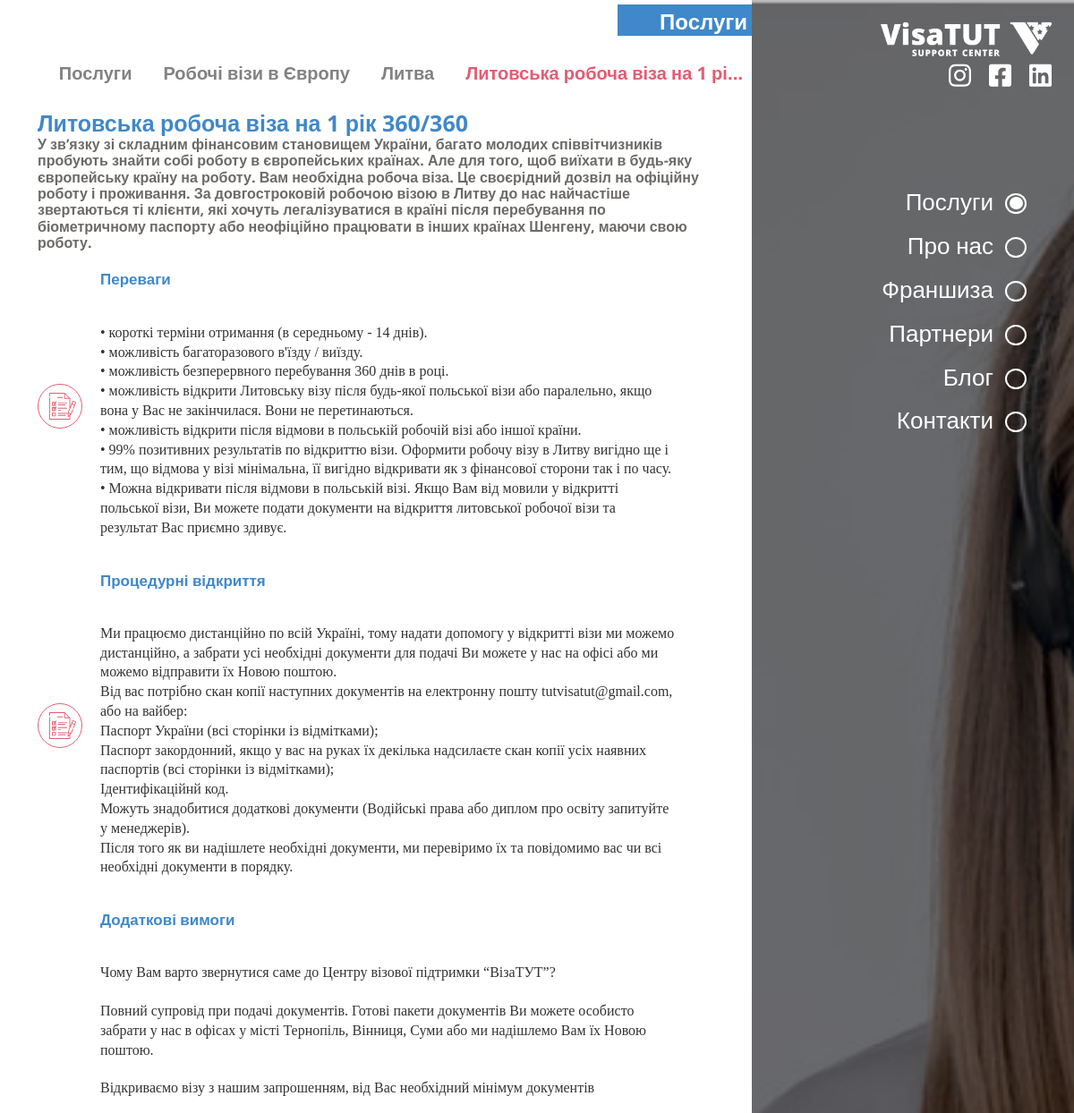
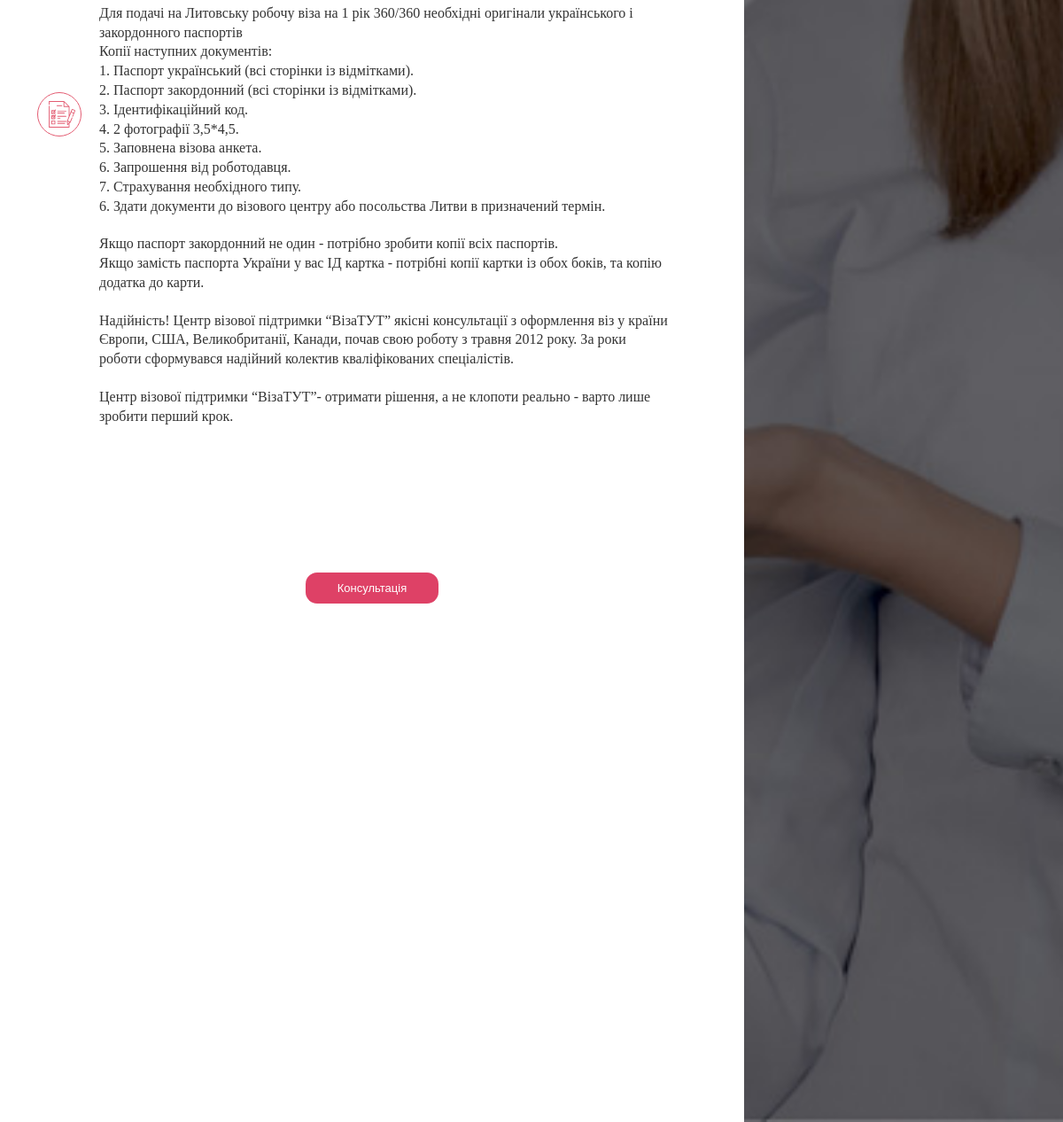
The app's page /service/1/1/1/ with its own data (2 pictures, top to bottom).
### project/service/models.py (models this page shows, shortened)
class ServiceCategory(MetaData):
    title           = models.CharField(verbose_name=('Назва'), max_length=255, blank=True, null=True)
    image       = models.ImageField(verbose_name=("Зображення"), blank=True, null=True, upload_to='service_category/')
    updated         = models.DateTimeField(verbose_name='Змінено', auto_now=True)
    class Meta:
        verbose_name = ('Категорія послуг')
        verbose_name_plural = ('Категорії послуг')

class Country(MetaData):
    title           = models.CharField(verbose_name=("Назва"), max_length=255, blank=True, null=True,)
    image           = models.ImageField(verbose_name=("Зображення"), blank=True, null=True, upload_to='country/')
    categories      = models.ManyToManyField(verbose_name=("Категорії послуг"), to='service.ServiceCategory', related_name='countries', blank=True)
    updated         = models.DateTimeField(verbose_name='Змінено', auto_now=True)
    class Meta:
        verbose_name = 'Країна'
        verbose_name_plural = 'Країни'

class Service(MetaData):
    title           = models.CharField(verbose_name=('Заголовок'), max_length=255, blank=True, null=True,)
    countries       = models.ForeignKey(verbose_name=("Країна"), to="service.Country", on_delete=models.CASCADE, related_name='services', blank=True, null=True)
    header          = models.TextField(verbose_name=("Підзаголовок"), blank=True, null=True, max_length=1000)
    advantages      = HTMLField(verbose_name=("Переваги"),            blank=True, null=True)
    procedure       = HTMLField(verbose_name=("Процедура відкриття"), blank=True, null=True)
    addition        = HTMLField(verbose_name=("Додаткові вимоги"),    blank=True, null=True)
    updated         = models.DateTimeField(verbose_name='Змінено', auto_now=True)
    class Meta:
        verbose_name = 'Послуга країни'
        verbose_name_plural = 'Послуги країн'

### project/views.py (the view)
# urls.py: path('service/<country_pk>/<service_category_pk>/<post_id>/',   service,      name='service'),
def service(request, country_pk, service_category_pk, post_id):
    country             = Country.objects.get(pk=country_pk)
    country_services    = Service.objects.filter(countries__id__in=[country.pk,])
    service_category    = ServiceCategory.objects.get(pk=service_category_pk)
    service             = Service.objects.get(pk=post_id)
    return render(request, 'service.html', locals())

### templates/service.html (shortened to what this page needs)
<!DOCTYPE html>
<html lang="en">
<head>
	<link rel="stylesheet" href="/static/css/jquery.fancybox.min.css">
	<link rel="stylesheet" href="/static/css/style.css?v=2">
</head>
<body class="services_fixed">
	<div class="nav-bar">
		<a class="logo_link" href="#">
			<div class="logo-wrap">
				<img src="/static/img/logo.png" alt="">
			</div>
		</a>
		<div class="hidden_nav-bar">
			<div data-index="2" data-menuanchor="secondPage" class="hidden_name slide psevdo_link">
				<div class="psevdo_point">
					<div class="psevdo_sub-point psevdo_sub-point_active">
					</div>
				</div>
				<a href="#secondPage">
					Послуги
				</a>
			</div>
			<div data-index="3" data-menuanchor="3thPage" class="hidden_name slide psevdo_link">
				<div class="psevdo_point">
					<div class="psevdo_sub-point">
					</div>
				</div>
				<a href="#3thPage">
					Про нас
				</a>
			</div>
			<div data-index="4" data-menuanchor="4thpage" class="hidden_name slide psevdo_link">
				<div class="psevdo_point">
					<div class="psevdo_sub-point">
					</div>
				</div>
				<a href="#4thpage">
					Франшиза
				</a>
			</div>
			<div data-index="5" data-menuanchor="5thpage" class="hidden_name slide psevdo_link">
				<div class="psevdo_point">
					<div class="psevdo_sub-point">
					</div>
				</div>
				<a href="#5thpage">
					Партнери
				</a>
			</div>
			<div data-index="6" data-menuanchor="6thpage" class="hidden_name slide psevdo_link">
				<div class="psevdo_point">
					<div class="psevdo_sub-point">
					</div>
				</div>
				<a href="#6thpage">
					Блог
				</a>
			</div>
			<div data-index="7" data-menuanchor="7thpage" class="hidden_name slide psevdo_link">
				<div class="psevdo_point">
					<div class="psevdo_sub-point">
					</div>
				</div>
				<a href="#7thpage">
					Контакти
				</a>
			</div>
		</div>
		  <div class="sociate-block">
			<div class="sociate-prof">
			</div>
			<div class="sociate-prof">
			</div>
			<div class="sociate-prof">
			</div>
		</div>
	</div>
		<section id="sect2" class="sect_name section sect2 services2">
			<div class="default-block">
				<div class="default-content">
					<div class="main__title">
						<h1 class="title_name">
							Послуги
						</h1>
					</div>
					<div class="mini-navigation-block">
						<div data-nav="nav1" data-scheme="101" class="nav_name nav_name_link nav_name_first">
							Послуги
						</div>
						<div data-scheme="{{ service_category.pk }}" class="nav_name nav_name_link">
							{{service_category.title|truncatechars_html:30}}
						</div>
						<div class="nav_name">
							<a href="{% url 'services' country.pk service_category.pk %}">
								{{ country.title|truncatechars_html:30 }}
							</a>
						</div>
						<div class="nav_name nav_name_active">
							{{ service.title|truncatechars_html:30 }}
						</div>
					</div>
					<div class="blog-block normalScroll">
						<div class="main_service_title">
							{{ service.title }}
						</div>
						<div class="sub_service_text">
							{{ service.header }}
						</div>
						<div class="services_flex-block">
							{% include '_svg_service.html' %}
							<div class="content_num-block">
								<div class="content_num">
									Переваги
								</div>
								<div class="sub_content_num">
									{{ service.advantages|safe }}
								</div>
							</div>
						</div>
						<div class="services_flex-block">
							{% include '_svg_service.html' %}
							<div class="content_num-block">
								<div class="content_num">
									Процедурні відкриття
								</div>
								<div class="sub_content_num">
									{{ service.procedure|safe }}
								</div>
							</div>
						</div>
						<div class="services_flex-block">
							{% include '_svg_service.html' %}
							<div class="content_num-block">
								<div class="content_num">
									Додаткові вимоги
								</div>
								<div class="sub_content_num">
									{{ service.addition|safe }}
								</div>
							</div>
						</div>
					</div>
					<div class="header-btn form_consultation" data-src='#form_cons'>
						Консультація
					</div>
				</div>
				<div class="default-image default-image-1">
				</div>
			</div>
		</section>
</body>
</html>

### static/css/style.css (style rules this page uses)
html { line-height:1.15;-webkit-text-size-adjust:100% }
body { margin:0 }
h1 { font-size:2em;margin:0.67em 0 }
a { background-color:transparent }
img { border-style:none }
@media (min-width: 996px) { body,html { overflow:hidden } }
.default-image { height:100vh }
.default-image-1 { background:url("../img/bg-2.jpg") no-repeat center top/cover }
.hidden_nav-bar { position:fixed;align-items:center;right:40px;top:300px;z-index:9999 }
.hidden_name { flex:1;color:#fff;font-size:26px;flex:1;text-align:right;margin-right:15px;cursor:pointer;margin-top:19px }
.hidden_name a { text-decoration:none;color:#fff }
body { position:relative }
.nav-bar { top:20px;right:20px;position:fixed;z-index:999 }
.logo-wrap { width:200px }
.logo-wrap img { width:100% }
.svg_soc { color:#fff;transform:all .2s;width:25px;cursor:pointer;margin-left:20px }
.sociate-block { display:flex;align-items:center;margin-left:60px }
.sociate-prof { transition:all .2s }
.sect_name { position:relative;height:100vh !important;overflow-x:hidden }
.header-btn { border-radius:13px;display:flex;justify-content:center;background-color:#de4166;padding:11px 10px;font-size:13px;width:150px;align-self:center;cursor:pointer;margin-top:15px;align-self:center;color:#fff;line-height:1;margin:0 auto;margin-top:10px }
.logo_link { display:block;height:50px }
.sect2 { overflow:hidden }
.default-block { height:100vh;display:flex }
.default-content { background:#fff;position:relative;width:45%;overflow:hidden;transition:all .4s }
.default-image { width:55%;transition:all .4s }
.main__title { position:relative;display:flex;justify-content:flex-end }
.title_name { align-self:center;margin:0;color:#fff;text-align:right;font-size:1.5em;right:0;height:35px;width:150px;padding:5px 5px 0 0;background-color:#4088c9;color:#fff;text-align:right;font-size:1.5em;align-self:flex-end;margin-top:5px }
.mini-navigation-block { display:flex;align-items:center;justify-content:flex-end;margin:30px 0 }
.nav_name { cursor:pointer;color:#818281;font-size:20px;font-weight:700;text-align:center;transition:all .2s }
.nav_name_active { cursor:pointer;color:#e35c72;margin-right:10px }
.main_service_title { color:#4088c9;font-size:25px;font-weight:700 }
.sub_service_text { color:#6c6a67;font-weight:700 }
.services_flex-block { display:flex;align-items:center }
.content_num-block { display:flex;flex-direction:column;width:85% }
.content_num { color:#4088c9;font-size:17px;line-height:1.42857143;margin:10px 0;font-weight:700 }
.sub_content_num { line-height:1.3;margin-top:10px;color:#6c6a67 }
@media (max-width: 1449px) { .default-content { width:60% } }
@media (max-width: 1449px) { .default-image { width:40% } }
.blog-block { display:flex;flex-direction:column;height:100%;overflow:auto;margin-top:10px;padding-bottom:60px }
.services2 .nav_name a { text-decoration:none;color:#818281;transition:all .2s }
.services2 .default-content { width:70% }
.services2 .default-image { width:30% }
.services2 .blog-block { padding-bottom:150px }
.services_fixed .blog-block { width:90%;height:70%;margin:0 auto }
.services_fixed .services_flex-block { margin-top:10px }
.services_fixed .hidden_name { display:flex;align-items:center;flex-direction:row-reverse }
.services_fixed .psevdo_point { box-shadow:0 0 0 2px #fff;width:20px;height:19px;border-radius:50%;position:relative;display:flex;justify-content:center;align-self:center;margin-left:15px;margin-top:3px }
.services_fixed .psevdo_sub-point { width:16px;height:15px;align-self:center;border-radius:100%;display:inline-block;text-decoration:none;position:absolute }
.services_fixed .psevdo_sub-point_active { width:15px;height:14px;align-self:center;border-radius:100%;display:inline-block;text-decoration:none;position:absolute;color:#fff;background-color:#fff;top:2.5px;left:3px }
.header-btn { margin-top:10px }
body { position:relative;padding:0;margin:0;font-family:'Open Sans', sans-serif;font-weight:400;background-color:#fff }
*,*:after,*:before { box-sizing:border-box }
.normalScroll { overflow:auto }

### records on screen
ServiceCategory: title "Робочі візи в Європу"
Country: title "Литва"
Service: title "Литовська робоча віза на 1 рі…", title "Литовська робоча віза на 1 рік 360/360", header "У зв’язку зі складним фінансовим становищем України, багато молодих співвітчизників пробують знайти собі роботу в європейських країнах. Але для того, щоб виїхати в будь-яку європейську країну на роботу. Вам необхідна робоча віза. Це своєрідний дозвіл на офіційну роботу і проживання. За довгостроковій робочою візою в Литву до нас найчастіше звертаються ті клієнти, які хочуть легалізуватися в країні після перебування по біометричному паспорту або неофіційно працювати в інших країнах Шенгену, маючи свою роботу.", advantages "• короткі терміни отримання (в середньому - 14 днів). • можливість багаторазового в'їзду / виїзду. • можливість безперервного перебування 360 днів в році. • можливість відкрити Литовську візу після будь-якої польської візи або паралельно, якщо вона у Вас не закінчилася. Вони не перетинаються. • можливість відкрити після відмови в польській робочій візі або іншої країни. • 99% позитивних результатів по відкриттю візи. Оформити робочу візу в Литву вигідно ще і тим, що відмова у візі мінімальна, її вигідно відкривати як з фінансової сторони так і по часу. • Можна відкривати після відмови в польській візі. Якщо Вам від мовили у відкритті польської візи, Ви можете подати документи на відкриття…", procedure "Ми працюємо дистанційно по всій Україні, тому надати допомогу у відкритті візи ми можемо дистанційно, а забрати усі необхідні документи для подачі Ви можете у нас на офісі або ми можемо відправити їх Новою поштою. Від вас потрібно скан копії наступних документів на електронну пошту tutvisatut@gmail.com, або на вайбер: Паспорт України (всі сторінки із відмітками); Паспорт закордонний, якщо у вас на руках їх декілька надсилаєте скан копії усіх наявних паспортів (всі сторінки із відмітками); Ідентифікаційнй код. Можуть знадобитися додаткові документи (Водійські права або диплом про освіту запитуйте у менеджерів). Після того як ви надішлете необхідні документи, ми перевіримо їх та повідомимо…", addition "Чому Вам варто звернутися саме до Центру візової підтримки “ВізаТУТ”? Повний супровід при подачі документів. Готові пакети документів Ви можете особисто забрати у нас в офісах у місті Тернопіль, Вінниця, Суми або ми надішлемо Вам їх Новою поштою. Відкриваємо візу з нашим запрошенням, від Вас необхідний мінімум документів Для подачі на Литовську робочу віза на 1 рік 360/360 необхідні оригінали українського і закордонного паспортів Копії наступних документів: 1. Паспорт український (всі сторінки із відмітками). 2. Паспорт закордонний (всі сторінки із відмітками). 3. Ідентифікаційний код. 4. 2 фотографії 3,5*4,5. 5. Заповнена візова анкета. 6. Запрошення від роботодавця. 7. Страхування…"
